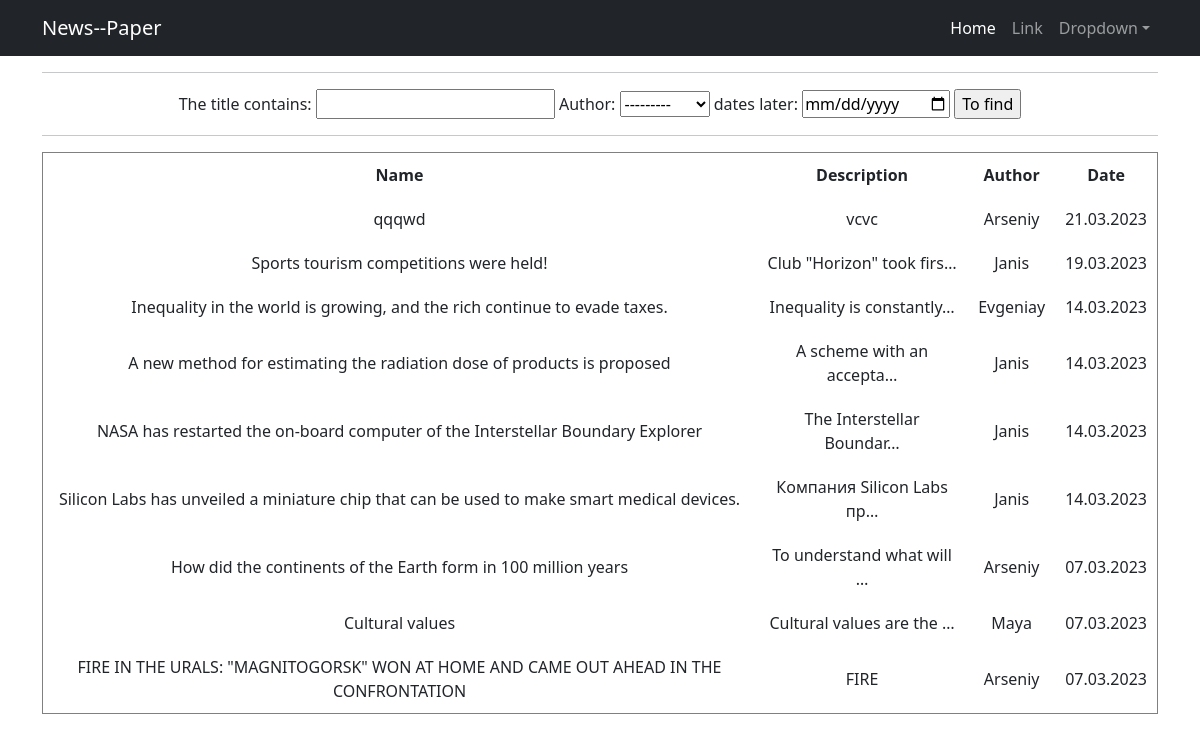
The page /news/search/ on the database as committed earlier.
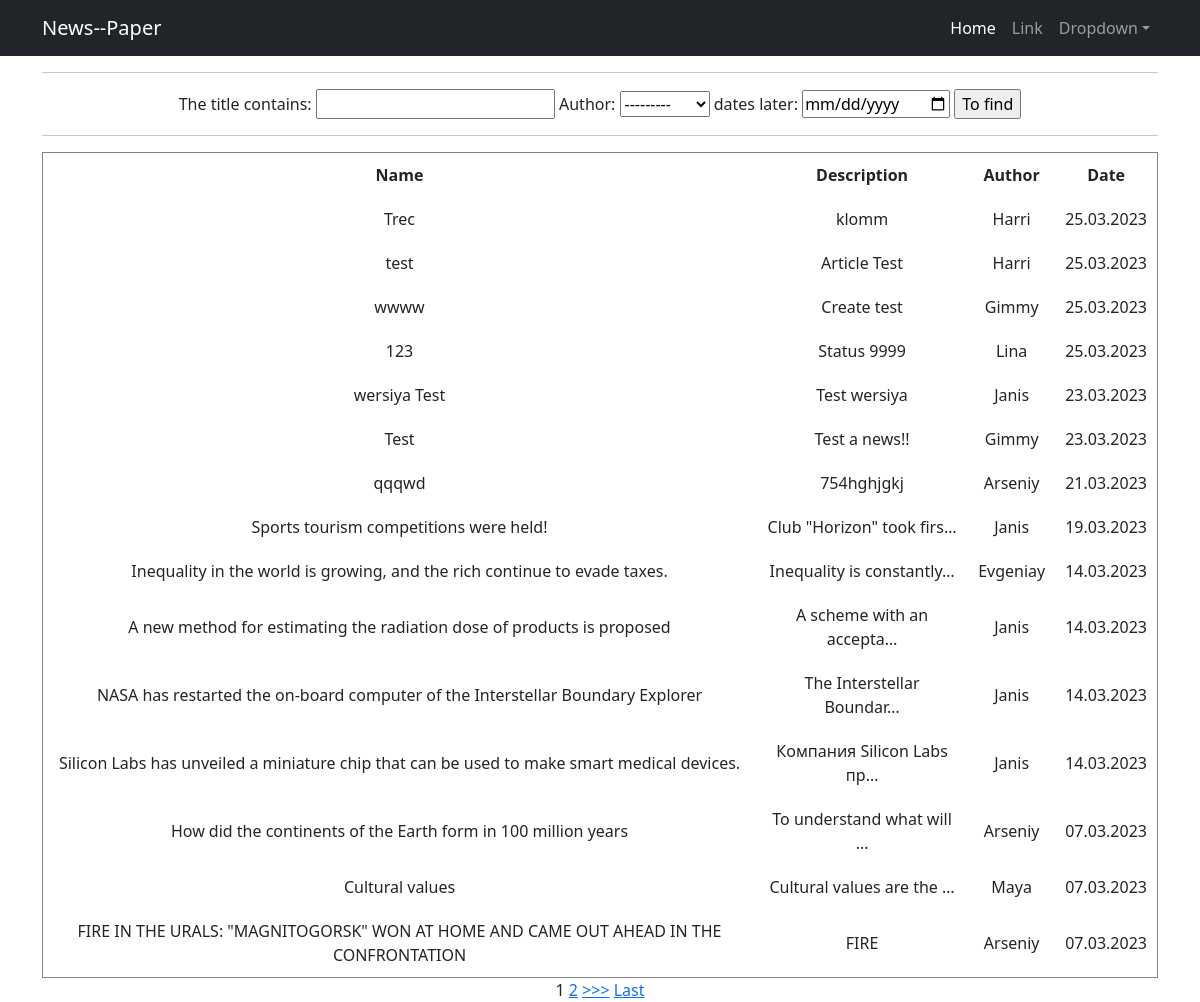
The same page on the database as committed later.
### news/models.py (models this page shows, shortened)
class Post(models.Model):
    objects = None
    author = models.ForeignKey(Author, on_delete=models.CASCADE)
    typContent = [('Article', 'Article'), ('News', 'News')]
    newsArticle = models.CharField(choices=typContent, max_length=7, default='News')
    dateTime = models.DateTimeField(auto_now_add=True)
    category = models.ManyToManyField(Category, through='PostCategory')
    title = models.CharField(max_length=255)
    text = models.TextField()
    rating = models.SmallIntegerField(default=0)

class Author(models.Model):
    user = models.OneToOneField(User, on_delete=models.CASCADE)
    authorRating = models.SmallIntegerField(default=0)
    def __str__(self):
        return f'{self.user}'

### news/views.py (the view)
# urls.py: path('search/', PostSearch.as_view(), name='post_search'),
class PostSearch(ListView):
    model = Post
    template_name = 'news/search.html'
    context_object_name = 'search'
    queryset = Post.objects.order_by('-dateTime')
    paginate_by = 10
    def get_context_data(self, **kwargs):
        context = super().get_context_data(**kwargs)
        context['time_now'] = datetime.utcnow()
        context['value1'] = None
        context['filter'] = PostFilter(self.request.GET, queryset=self.get_queryset())
        return context

### news/templatetags/custom_filters.py (called while the page is built)
@register.filter(name='censor')
def censor(value):
    sent = value.split()
    for i in bad_words:
        for words in sent:
            if i in words:
                pos = sent.index(words)
                sent.remove(words)
                sent.insert(pos, '*' * len(i))
    return " ".join(sent)

### templates/news/search.html (shortened to what this page needs)
{% extends 'default.html' %}
{% load custom_filters %}
{% block content %}
<hr>
    <form method="GET">
        {{ filter.form }}
        <input type="submit" value="To find">
    </form>
<hr>
            <table cellspacing="5" cellpadding="10" border="1" width="100%">
                <tr>
                    <td>
                        <b>Name</b>
                    </td>
                    <td>
                        <b>Description</b>
                    </td>
                    <td>
                        <b>Author</b>
                    </td>
                    <td>
                        <b>Date</b>
                    </td>
                </tr>
                {% for j in filter.qs %}
                <tr>
                    <td>
                        {{ j.title|censor }}
                    </td>
                    <td>
                        {{ j.text|truncatechars:25|censor}}
                    </td>
                    <td>
                        {{ j.author }}
                    </td>
                    <td>
                        {{ j.dateTime|date:"d.m.Y" }}
                    </td>
                </tr>
                {% endfor %}
            </table>
{% if is_paginated %}
    {% for num in page_obj.paginator.page_range %}
        {% if page_obj.number == num %}
            <a>{{ num }}</a>
        {% elif num > page_obj.number|add:'-3' and num < page_obj.number|add:'3' %}
            <a href="?page={{ num }}">{{ num }}</a>
        {% endif %}
    {% endfor %}
    {% if page_obj.has_next %}
        <a href="?page={{ page_obj.next_page_number }}">>>></a>
        <a href="?page={{ page_obj.paginator.num_pages }}">Last</a>
    {% endif %}
{% endif %}
{% endblock content %}

### templates/default.html (shortened to what this page needs)
<!DOCTYPE html>
<html lang="en">
    <head>
        {% load static %}
        <link href="{% static 'css/styles.css' %}" rel="stylesheet" />
    </head>
    <body>
        <nav class="navbar navbar-expand-lg navbar-dark bg-dark">
            <div class="container">
                <a class="navbar-brand" href="#">News--Paper</a>
                <div class="collapse navbar-collapse" id="navbarSupportedContent">
                    <ul class="navbar-nav ms-auto mb-2 mb-lg-0">
                        <li class="nav-item"><a class="nav-link active" aria-current="page" href="#">Home</a></li>
                        <li class="nav-item"><a class="nav-link" href="#">Link</a></li>
                        <li class="nav-item dropdown">
                            <a class="nav-link dropdown-toggle" id="navbarDropdown" href="#" role="button" data-bs-toggle="dropdown" aria-expanded="false">Dropdown</a>
                        </li>
                    </ul>
                </div>
            </div>
        </nav>
    <div class="container">
        <div class="row">
            <div class="col-lg-12 text-center">
                {% block content %}{% endblock content %}
            </div>
        </div>
    </div>
    </body>
</html>

Rows that differ between the two databases and show on the page:
added Post: title|censor "Trec", text|censor "klomm", author "Harri", dateTime "25.03.2023"
added Post: title|censor "test", text|censor "Article Test", author "Harri", dateTime "25.03.2023"
added Post: title|censor "wwww", text|censor "Create test", author "Gimmy", dateTime "25.03.2023"
added Post: title|censor "123", text|censor "Status 9999", author "Lina", dateTime "25.03.2023"
added Post: title|censor "wersiya Test", text|censor "Test wersiya", author "Janis", dateTime "23.03.2023"
added Post: title|censor "Test", text|censor "Test a news!!", author "Gimmy", dateTime "23.03.2023"
changed Post "qqqwd": text|censor "vcvc" → "754hghjgkj"
Other text that changed with them:
new list line: "1"
new list line: "2"
text now shown: ">>> Last"
